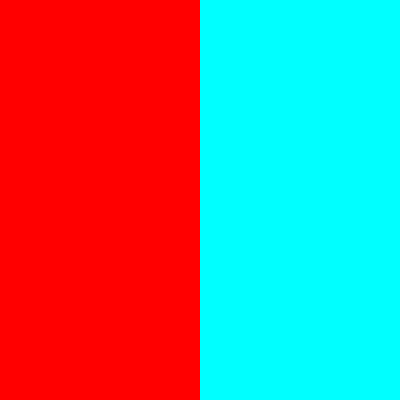
Frame 1 (no input)
Frame 60 (no input): identical to frame 1, image omitted
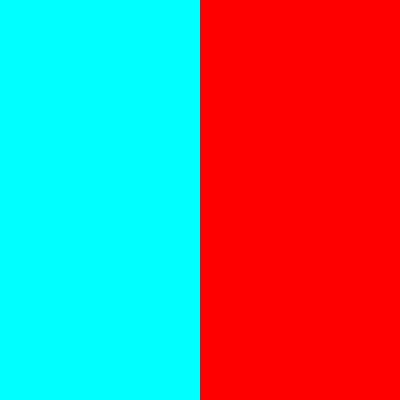
Frame 120 (the mouse pressed at the canvas centre since frame 60)

The p5.js sketch that drew these frames (run headless with seeded random() and noise() and a simulated clock; from frame 60 on, the mouse is pressed at the canvas centre):

// p5.js sketch
// ── sketch.js
function setup() {
  createCanvas(400, 400);
  colorMode(HSB, 360, 100, 100, 1)
}

function draw() {
  background(255);
  let hue1 = map(mouseY, 0, height, 0, 360)
  fill(hue1,100,100)
  noStroke()
  rect(0,0,width/2,height)
  fill((hue1 + 180) % 360,100,100)
  rect(width/2,0,width/2,height)
}
